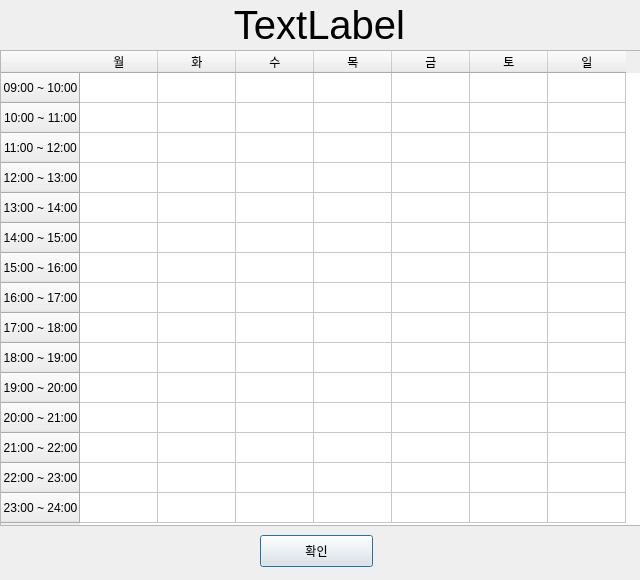
<?xml version="1.0" encoding="UTF-8"?>
<ui version="4.0">
 <class>Dialog</class>
 <widget class="QDialog" name="Dialog">
  <property name="geometry">
   <rect>
    <x>0</x>
    <y>0</y>
    <width>640</width>
    <height>580</height>
   </rect>
  </property>
  <property name="windowTitle">
   <string>시간표 조회</string>
  </property>
  <widget class="QTableWidget" name="tableWidget">
   <property name="geometry">
    <rect>
     <x>0</x>
     <y>50</y>
     <width>641</width>
     <height>476</height>
    </rect>
   </property>
   <property name="rowCount">
    <number>15</number>
   </property>
   <property name="columnCount">
    <number>7</number>
   </property>
   <attribute name="horizontalHeaderMinimumSectionSize">
    <number>21</number>
   </attribute>
   <attribute name="horizontalHeaderDefaultSectionSize">
    <number>78</number>
   </attribute>
   <attribute name="verticalHeaderDefaultSectionSize">
    <number>30</number>
   </attribute>
   <row>
    <property name="text">
     <string>09:00 ~ 10:00</string>
    </property>
    <property name="textAlignment">
     <set>AlignCenter</set>
    </property>
   </row>
   <row>
    <property name="text">
     <string>10:00 ~ 11:00</string>
    </property>
    <property name="textAlignment">
     <set>AlignCenter</set>
    </property>
   </row>
   <row>
    <property name="text">
     <string>11:00 ~ 12:00</string>
    </property>
    <property name="textAlignment">
     <set>AlignCenter</set>
    </property>
   </row>
   <row>
    <property name="text">
     <string>12:00 ~ 13:00</string>
    </property>
    <property name="textAlignment">
     <set>AlignCenter</set>
    </property>
   </row>
   <row>
    <property name="text">
     <string>13:00 ~ 14:00</string>
    </property>
    <property name="textAlignment">
     <set>AlignCenter</set>
    </property>
   </row>
   <row>
    <property name="text">
     <string>14:00 ~ 15:00</string>
    </property>
    <property name="textAlignment">
     <set>AlignCenter</set>
    </property>
   </row>
   <row>
    <property name="text">
     <string>15:00 ~ 16:00</string>
    </property>
    <property name="textAlignment">
     <set>AlignCenter</set>
    </property>
   </row>
   <row>
    <property name="text">
     <string>16:00 ~ 17:00</string>
    </property>
    <property name="textAlignment">
     <set>AlignCenter</set>
    </property>
   </row>
   <row>
    <property name="text">
     <string>17:00 ~ 18:00</string>
    </property>
    <property name="textAlignment">
     <set>AlignCenter</set>
    </property>
   </row>
   <row>
    <property name="text">
     <string>18:00 ~ 19:00</string>
    </property>
    <property name="textAlignment">
     <set>AlignCenter</set>
    </property>
   </row>
   <row>
    <property name="text">
     <string>19:00 ~ 20:00</string>
    </property>
    <property name="textAlignment">
     <set>AlignCenter</set>
    </property>
   </row>
   <row>
    <property name="text">
     <string>20:00 ~ 21:00</string>
    </property>
    <property name="textAlignment">
     <set>AlignCenter</set>
    </property>
   </row>
   <row>
    <property name="text">
     <string>21:00 ~ 22:00</string>
    </property>
    <property name="textAlignment">
     <set>AlignCenter</set>
    </property>
   </row>
   <row>
    <property name="text">
     <string>22:00 ~ 23:00</string>
    </property>
    <property name="textAlignment">
     <set>AlignCenter</set>
    </property>
   </row>
   <row>
    <property name="text">
     <string>23:00 ~ 24:00</string>
    </property>
    <property name="textAlignment">
     <set>AlignCenter</set>
    </property>
   </row>
   <column>
    <property name="text">
     <string>월</string>
    </property>
   </column>
   <column>
    <property name="text">
     <string>화</string>
    </property>
   </column>
   <column>
    <property name="text">
     <string>수</string>
    </property>
   </column>
   <column>
    <property name="text">
     <string>목</string>
    </property>
   </column>
   <column>
    <property name="text">
     <string>금</string>
    </property>
   </column>
   <column>
    <property name="text">
     <string>토</string>
    </property>
   </column>
   <column>
    <property name="text">
     <string>일</string>
    </property>
   </column>
  </widget>
  <widget class="QPushButton" name="pushButton">
   <property name="geometry">
    <rect>
     <x>260</x>
     <y>535</y>
     <width>113</width>
     <height>32</height>
    </rect>
   </property>
   <property name="text">
    <string>확인</string>
   </property>
  </widget>
  <widget class="QLabel" name="label">
   <property name="geometry">
    <rect>
     <x>9</x>
     <y>10</y>
     <width>621</width>
     <height>30</height>
    </rect>
   </property>
   <property name="font">
    <font>
     <pointsize>30</pointsize>
    </font>
   </property>
   <property name="text">
    <string>TextLabel</string>
   </property>
   <property name="alignment">
    <set>Qt::AlignCenter</set>
   </property>
  </widget>
 </widget>
 <resources/>
 <connections>
  <connection>
   <sender>pushButton</sender>
   <signal>clicked()</signal>
   <receiver>Dialog</receiver>
   <slot>close()</slot>
   <hints>
    <hint type="sourcelabel">
     <x>316</x>
     <y>495</y>
    </hint>
    <hint type="destinationlabel">
     <x>319</x>
     <y>261</y>
    </hint>
   </hints>
  </connection>
 </connections>
</ui>
